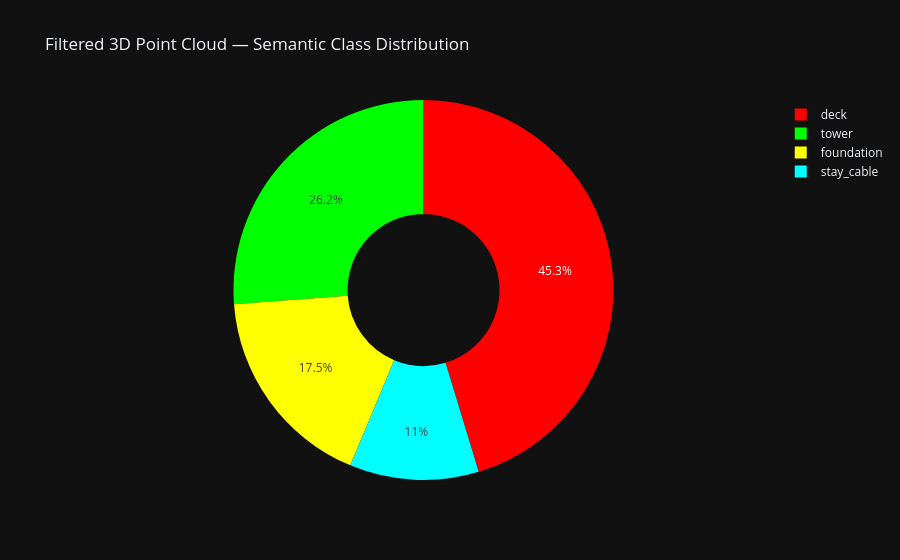

Notebook cell for this chart:
### Markdown cell above
## 1. Load GPU PLY and Apply Filters

Loads `semantic_bridge_gpu.ply` (pycolmap-cuda12 pipeline), then runs structure-only filtering: drop background, per-class SOR, deck plane, deck core density, **tower core tube** (per-shaft along/lateral), stay-cable structural envelope, and **tower-anchored left/right fan planes** (cables must lie near one of the two vertical sheets through the tower faces). Vertical axis comes from camera poses (drone "up" ≈ gravity). The same filter works on `semantic_bridge_sparse.ply`.

### Code cell
# Dynamic fallback to available reconstructed PLY file
candidate_plys = [
    '../outputs/point_clouds/semantic_bridge_sparse.ply',
    '../outputs/point_clouds/semantic_bridge_filtered.ply',
    '../outputs/point_clouds/semantic_bridge_gpu.ply',
]

PLY_PATH = None
for p in candidate_plys:
    if os.path.exists(p):
        PLY_PATH = p
        break

if PLY_PATH is None:
    raise FileNotFoundError("No point cloud found. Please run 'uv run python -m src.reconstruction.semantic_projector' first.")

COLMAP_MODEL = '../data/Contest Dataset/camera_parameters'

xyz_raw, rgb_raw, cids_raw = read_ply_file(PLY_PATH)
print(f"Loaded {len(xyz_raw):,} raw points from '{PLY_PATH}'")

# Gravity direction from camera poses (drone shots have ~zero roll).
up = estimate_up_from_reconstruction(COLMAP_MODEL)
print(f"Camera-derived up vector: {np.round(up, 3)}")

# Run Structure-Aware geometric filtering pipeline
xyz, rgb, cids, filter_stats = filter_point_cloud(
    xyz_raw, rgb_raw, cids_raw, up_hint=up, apply_cable_envelope=False, apply_cable_planes=True
)
print(f"Filtered -> {len(xyz):,} structure points (removed {filter_stats.initial - filter_stats.final:,})")
print(f"  removed by stage: {filter_stats.removed_by_stage}")

def class_distribution(class_ids):
    unique, counts = np.unique(class_ids, return_counts=True)
    return pd.DataFrame({
        'Class ID': unique,
        'Class Name': [CLASS_NAMES[c] for c in unique],
        'Point Count': counts,
        'Percentage (%)': (counts / len(class_ids) * 100).round(2),
    })

df_before = class_distribution(cids_raw)
df_after = class_distribution(cids)
df_compare = df_before.merge(
    df_after, on=['Class ID', 'Class Name'], how='outer', suffixes=(' (before)', ' (after)')
).fillna(0)
display(df_compare)

fig_pie = px.pie(
    df_after, values='Point Count', names='Class Name',
    title='Filtered 3D Point Cloud — Semantic Class Distribution',
    color='Class Name',
    color_discrete_map={CLASS_NAMES[c]: CLASS_HEX_COLORS[c] for c in df_after['Class ID']},
    hole=0.4,
)
fig_pie.update_layout(template='plotly_dark')
fig_pie.show()

### Figure 1 — Plotly figure (JSON) as saved in the notebook; plotly's stock layout.template omitted (floating-point values rounded to 4 significant figures)
{"data": [{"customdata": [["deck"], ["stay_cable"], ["tower"], ["foundation"]], "domain": {"x": [0, 1], "y": [0, 1]}, "hole": 0.4, "hovertemplate": "Class Name=%{customdata[0]}<br>Point Count=%{value}<extra></extra>", "labels": ["deck", "stay_cable", "tower", "foundation"], "legendgroup": "", "marker": {"colors": ["#FF0000", "#00FFFF", "#00FF00", "#FFFF00"]}, "name": "", "showlegend": true, "type": "pie", "values": [7342, 1779, 4243, 2840]}], "layout": {"legend": {"tracegroupgap": 0}, "title": {"text": "Filtered 3D Point Cloud — Semantic Class Distribution"}}}
